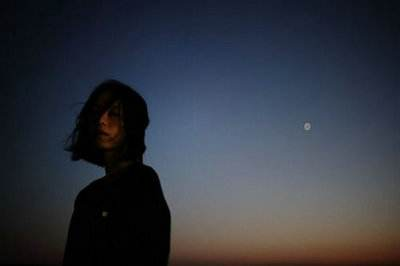
//> input picture images/nightwalk.jpg, 400 x 266 px
$ ./exercise_3   (built with g++ and OpenCV 4)
//> lines starting //> are read from the running program, lines starting //| are printed output that depends on the picture
#include<opencv2/opencv.hpp>
#include<iostream>
using namespace std;
using namespace cv;
Mat src;
int c_ = 1;
void Logarithmic_transformation(int, void*)
{
	Mat logSrc;
	src.convertTo(logSrc, CV_32FC1, 1.0);
	logSrc += Scalar::all(1);
	log(logSrc, logSrc);
	logSrc = logSrc * c_;
	normalize(logSrc,logSrc, 0, 255,NORM_MINMAX);
	Mat dst;
	logSrc.convertTo(dst, CV_8UC1, 1.0);
	convertScaleAbs(dst,dst);
	namedWindow("对数变换结果", WINDOW_FREERATIO);
	imshow("对数变换结果", dst);

}

int main(int argc, char* argv)
{
	src = imread("D:/images/nightwalk.jpg", IMREAD_GRAYSCALE);
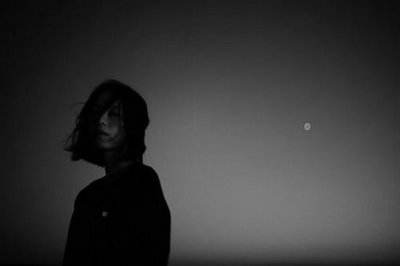
//> src: 266 rows x 400 cols, CV_8UC1; min 0, max 147, mean 54.3
	if (src.empty()) {
		exit(0);
	}
	namedWindow("input", WINDOW_FREERATIO);
	imshow("input", src);

	createTrackbar("c值", "input", &c_, 5, Logarithmic_transformation);
	Logarithmic_transformation(1,0);
//> in Logarithmic_transformation, `logSrc = logSrc * c_;`:
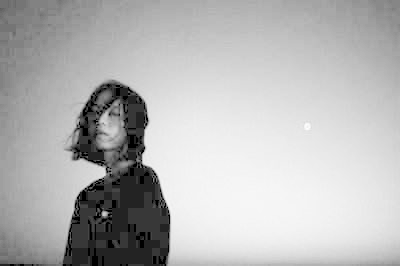
//> logSrc: 266 rows x 400 cols, CV_32FC1; min 0, max 5, mean 3.58; drawn with min black and max white
	waitKey(0);
	destroyAllWindows();
	return 0;
}

$ run again, with images/beauty.jpg copied over images/nightwalk.jpg
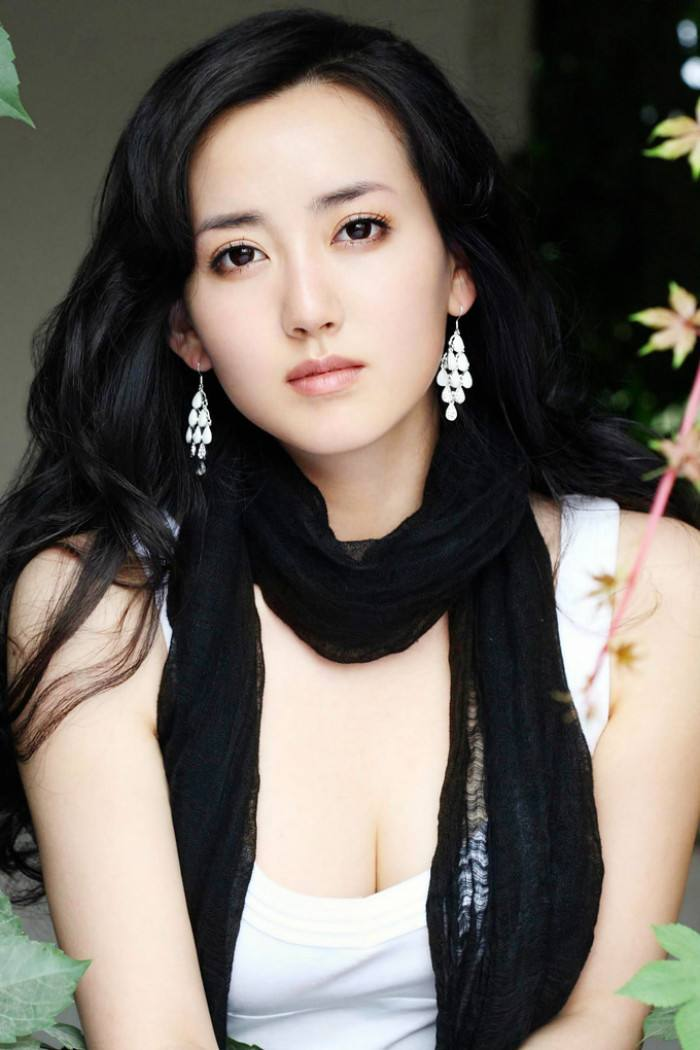
//> input picture images/beauty.jpg, 700 x 1050 px
//> `src = imread("D:/images/nightwalk.jpg", IMREAD_GRAYSCALE);`:
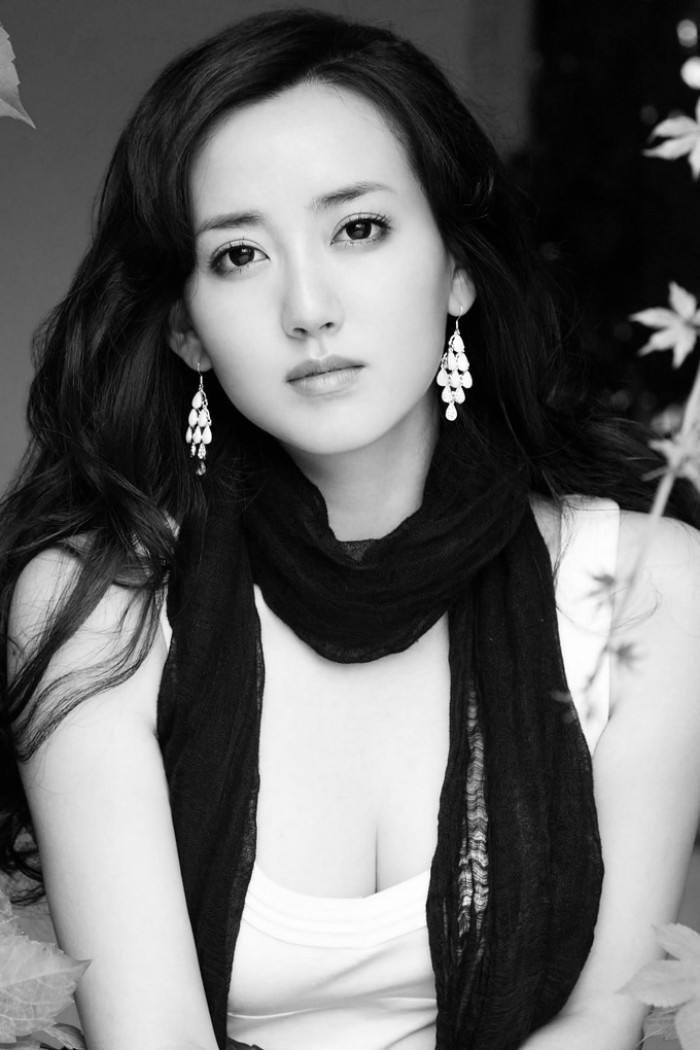
//> src: 1050 rows x 700 cols, CV_8UC1; min 0, max 255, mean 103.7
//> in Logarithmic_transformation, `logSrc = logSrc * c_;`:
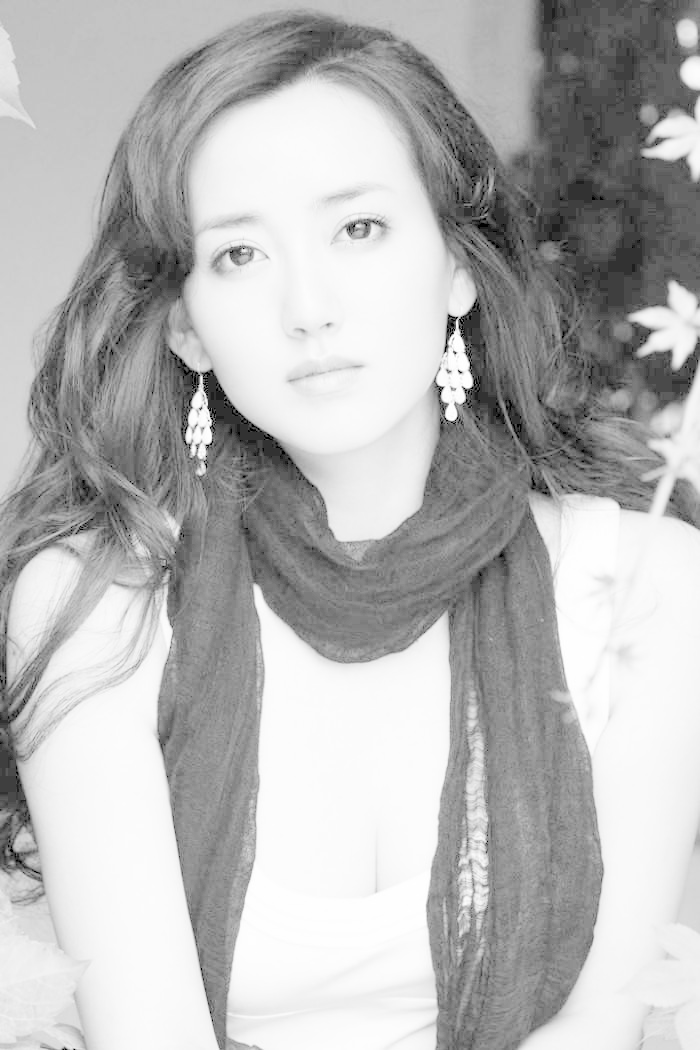
//> logSrc: 1050 rows x 700 cols, CV_32FC1; min 0, max 5.55, mean 4; drawn with min black and max white
